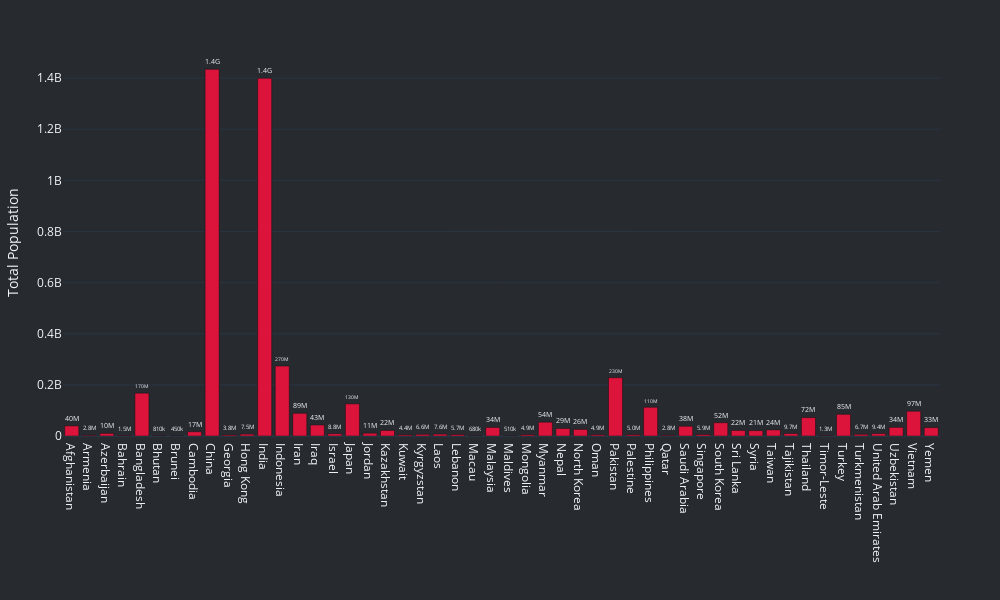

The code cell stored with this chart in its notebook:
### Code cell
con_data = df[df.Continent=='Asia']

fig = px.bar(con_data , x='Country' , y='Total Population', width=1000, height=600, text_auto='.2s')
fig.update_layout( margin = dict(t=50, b=50, l=60, r=60),
                  paper_bgcolor="#272b30",
                  plot_bgcolor="#272b30")
fig.update_traces(marker_color='crimson', opacity=1)
fig.update_traces(textfont_size=16, textangle=0, textposition="outside", opacity=1, cliponaxis=True)
fig.update_xaxes(visible=True, title='')
fig.update_yaxes(visible=True, title='Total Population')
fig.layout.template = 'plotly_dark'
fig.show()

### Figure 1 — Plotly figure (JSON) as saved in the notebook; plotly's stock layout.template omitted (floating-point values rounded to 4 significant figures)
{"data": [{"alignmentgroup": "True", "cliponaxis": true, "hovertemplate": "Country=%{x}<br>Total Population=%{y}<extra></extra>", "legendgroup": "", "marker": {"color": "crimson", "pattern": {"shape": ""}}, "name": "", "offsetgroup": "", "opacity": 1, "orientation": "v", "showlegend": false, "textangle": 0, "textfont": {"size": 16}, "textposition": "outside", "texttemplate": "%{y:.2s}", "type": "bar", "x": ["Afghanistan", "Armenia", "Azerbaijan", "Bahrain", "Bangladesh", "Bhutan", "Brunei", "Cambodia", "China", "Georgia", "Hong Kong", "India", "Indonesia", "Iran", "Iraq", "Israel", "Japan", "Jordan", "Kazakhstan", "Kuwait", "Kyrgyzstan", "Laos", "Lebanon", "Macau", "Malaysia", "Maldives", "Mongolia", "Myanmar", "Nepal", "North Korea", "Oman", "Pakistan", "Palestine", "Philippines", "Qatar", "Saudi Arabia", "Singapore", "South Korea", "Sri Lanka", "Syria", "Taiwan", "Tajikistan", "Thailand", "Timor-Leste", "Turkey", "Turkmenistan", "United Arab Emirates", "Uzbekistan", "Vietnam", "Yemen"], "xaxis": "x", "y": [39624460, 2835351, 10371551, 1478234, 167568521, 810900, 447490, 16577895, 1434636742, 3835612, 7502062, 1399674717, 273762539, 88938388, 42995301, 8778259, 125622691, 11018063, 21704143, 4378262, 6624825, 7556199, 5673375, 676313, 33530796, 514738, 4858445, 54099776, 29495808, 25988005, 4852899, 228078653, 5025621, 112533330, 2771971, 38146797, 5910579, 51944900, 21780689, 20957775, 23857657, 9686307, 71988784, 1314869, 84918990, 6738538, 9370889, 33974056, 96979897, 32812014], "yaxis": "y"}], "layout": {"barmode": "relative", "height": 600, "legend": {"tracegroupgap": 0}, "margin": {"b": 50, "l": 60, "r": 60, "t": 50}, "paper_bgcolor": "#272b30", "plot_bgcolor": "#272b30", "width": 1000, "xaxis": {"anchor": "y", "domain": [0, 1], "title": {"text": ""}, "visible": true}, "yaxis": {"anchor": "x", "domain": [0, 1], "title": {"text": "Total Population"}, "visible": true}}}
